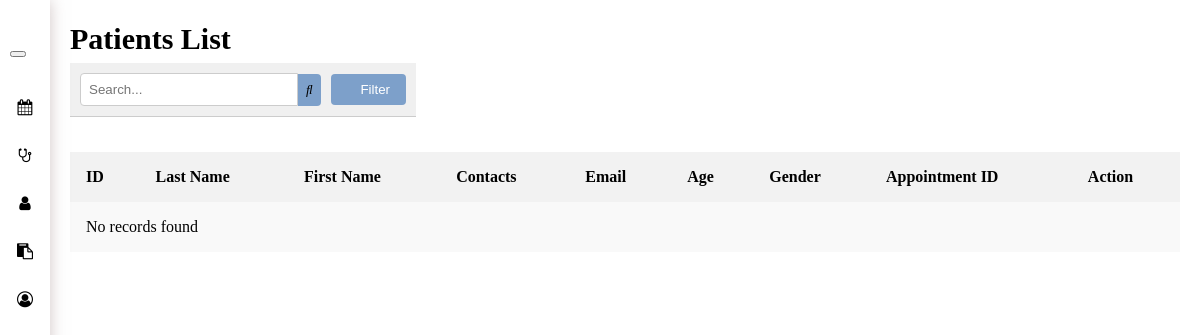
Before: /admin_page/patients.php (signed in) with the older database file.
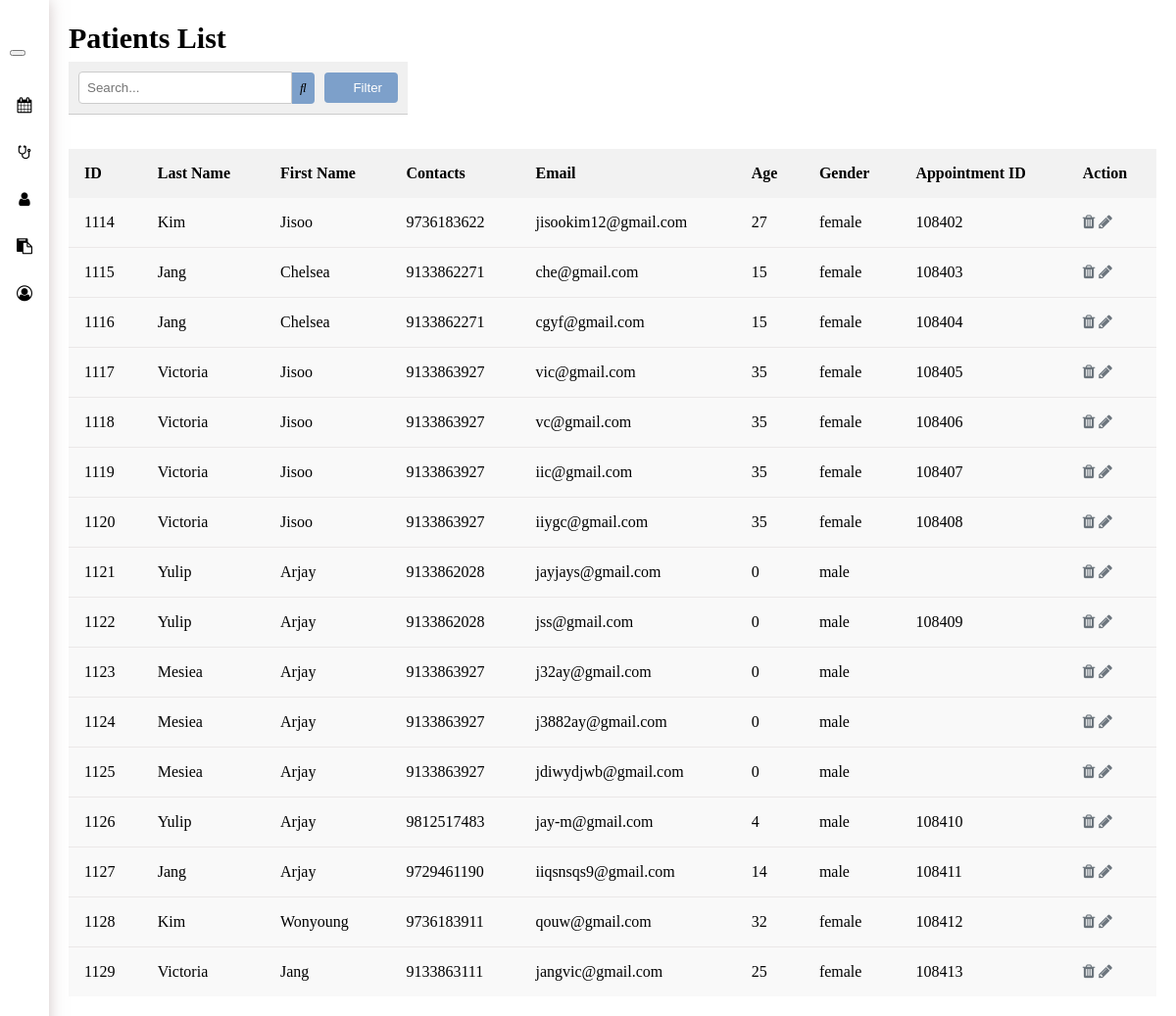
After: the same page with the newer database file.
### tables this page shows
CREATE TABLE `tblappoint` (
  `apt_id` int(11) NOT NULL,
  `ptn_id` int(11) NOT NULL,
  `doc_id` int(11) NOT NULL,
  `serv_id` int(11) NOT NULL,
  `apt_time` time DEFAULT NULL,
  `apt_date` date DEFAULT NULL,
  `sched_status` varchar(20) NOT NULL
);

CREATE TABLE `tblpatient` (
  `ptn_id` int(11) NOT NULL,
  `ptn_fname` varchar(100) NOT NULL,
  `ptn_lname` varchar(100) NOT NULL,
  `ptn_birthdate` date NOT NULL,
  `ptn_gender` varchar(30) NOT NULL,
  `ptn_contact` bigint(30) NOT NULL,
  `ptn_email` varchar(50) NOT NULL
);

### admin_page/patients.php (the view, shortened to what this page needs)
<?php
include '../config.php';
$patientSql = "SELECT p.ptn_id AS ID, p.ptn_lname AS 'Last Name', p.ptn_fname AS 'First Name',
                     p.ptn_contact AS Contacts, p.ptn_email AS Email,
                     TIMESTAMPDIFF(YEAR, p.ptn_birthdate, CURDATE()) AS Age, p.ptn_gender AS Gender,
                     a.apt_id AS 'Appointment ID'
              FROM tblpatient p
              LEFT JOIN tblappoint a ON p.ptn_id = a.ptn_id";
$patientResult = $conn->query($patientSql);
?>
<!DOCTYPE html>
<html lang="en">
<head>
  <link rel="stylesheet" href="admin_style.css?v=<?php echo time(); ?>">
  <link rel="stylesheet" href="https://cdnjs.cloudflare.com/ajax/libs/font-awesome/4.7.0/css/font-awesome.min.css">
</head>
<body>
  <div class="sidebar">
    <div class="navbar">
      <button class="nav-icon" onclick="toggleSidebar()">
      </button>
    </div>
    <ul class="nav-links">
        <li><a href="admin_landing_page.php"><i class="fa fa-calendar"></i> <span>Calendar</span></a></li>
        <li><a href="doctor.php"><i class="fa fa-stethoscope"></i> <span>Doctor</span></a></li>
        <li><a href="patients.php"><i class="fa fa-user"></i> <span>Patient</span></a></li>
        <li><a href="appointment.php"><i class="fa fa-clipboard"></i> <span>Appointment</span></a></li>
        <li><a href="account_details.php"><i class="fa fa-user-circle-o"></i> <span>Account Details</span></a></li>
    </ul>
  </div>
  <div class="content">
    <h2>Patients List</h2>
      <div class="toolbar">
        <div class="toolbar__search">
          <input type="text" placeholder="Search...">
          <button class="search-button"><i class="fas fa-search"></i></button>
        </div>
        <div class="toolbar__filter">
          <button class="filter-button"><i class="fas fa-filter"></i> Filter</button>
        </div>
      </div>
      <table class="doctor-table">
        <thead>
          <tr>
            <th>ID</th>
            <th>Last Name</th>
            <th>First Name</th>
            <th>Contacts</th>
            <th>Email</th>
            <th>Age</th>
            <th>Gender</th>
            <th>Appointment ID</th>
            <th>Action</th>
          </tr>
        </thead>
        <tbody>
          <?php
            if ($patientResult->num_rows > 0) {
                while ($row = $patientResult->fetch_assoc()) {
                    echo "<tr>";
                    echo "<td>" . $row['ID'] . "</td>";
                    echo "<td>" . $row['Last Name'] . "</td>";
                    echo "<td>" . $row['First Name'] . "</td>";
                    echo "<td>" . $row['Contacts'] . "</td>";
                    echo "<td>" . $row['Email'] . "</td>";
                    echo "<td>" . $row['Age'] . "</td>";
                    echo "<td>" . $row['Gender'] . "</td>";
                    echo "<td>" . $row['Appointment ID'] . "</td>";
                    echo "<td><i class='fa fa-trash delete-icon action-icon'></i> <i class='fa fa-pencil edit-icon action-icon'></i></td>";
                    echo "</tr>";
                }
            } else {
                echo "<tr><td colspan='9'>No records found</td></tr>";
            }
          ?>
        </tbody>
      </table>
  </div>
</body>
</html>

Changed rows visible on the page:
added tblappoint: ptn.ptn_id "1114", ptn.ptn_lname "Kim", ptn.ptn_fname "Jisoo", ptn.ptn_contact "9736183622", ptn.ptn_email "jisookim12@gmail.com", Age "27", ptn.ptn_gender "female", apt_id "108402"
added tblappoint: ptn.ptn_id "1115", ptn.ptn_lname "Jang", ptn.ptn_fname "Chelsea", ptn.ptn_contact "9133862271", ptn.ptn_email "che@gmail.com", Age "15", ptn.ptn_gender "female", apt_id "108403"
added tblappoint: ptn.ptn_id "1116", ptn.ptn_lname "Jang", ptn.ptn_fname "Chelsea", ptn.ptn_contact "9133862271", ptn.ptn_email "cgyf@gmail.com", Age "15", ptn.ptn_gender "female", apt_id "108404"
added tblappoint: ptn.ptn_id "1117", ptn.ptn_lname "Victoria", ptn.ptn_fname "Jisoo", ptn.ptn_contact "9133863927", ptn.ptn_email "vic@gmail.com", Age "35", ptn.ptn_gender "female", apt_id "108405"
added tblappoint: ptn.ptn_id "1118", ptn.ptn_lname "Victoria", ptn.ptn_fname "Jisoo", ptn.ptn_contact "9133863927", ptn.ptn_email "vc@gmail.com", Age "35", ptn.ptn_gender "female", apt_id "108406"
added tblappoint: ptn.ptn_id "1119", ptn.ptn_lname "Victoria", ptn.ptn_fname "Jisoo", ptn.ptn_contact "9133863927", ptn.ptn_email "iic@gmail.com", Age "35", ptn.ptn_gender "female", apt_id "108407"
added tblappoint: ptn.ptn_id "1120", ptn.ptn_lname "Victoria", ptn.ptn_fname "Jisoo", ptn.ptn_contact "9133863927", ptn.ptn_email "iiygc@gmail.com", Age "35", ptn.ptn_gender "female", apt_id "108408"
added tblpatient: ptn_id "1121", ptn_lname "Yulip", ptn_fname "Arjay", ptn_contact "9133862028", ptn_email "jayjays@gmail.com", Age "0", ptn_gender "male"
added tblappoint: ptn.ptn_id "1122", ptn.ptn_lname "Yulip", ptn.ptn_fname "Arjay", ptn.ptn_contact "9133862028", ptn.ptn_email "jss@gmail.com", Age "0", ptn.ptn_gender "male", apt_id "108409"
added tblpatient: ptn_id "1123", ptn_lname "Mesiea", ptn_fname "Arjay", ptn_contact "9133863927", ptn_email "j32ay@gmail.com", Age "0", ptn_gender "male"
added tblpatient: ptn_id "1124", ptn_lname "Mesiea", ptn_fname "Arjay", ptn_contact "9133863927", ptn_email "j3882ay@gmail.com", Age "0", ptn_gender "male"
added tblpatient: ptn_id "1125", ptn_lname "Mesiea", ptn_fname "Arjay", ptn_contact "9133863927", ptn_email "jdiwydjwb@gmail.com", Age "0", ptn_gender "male"
added tblappoint: ptn.ptn_id "1126", ptn.ptn_lname "Yulip", ptn.ptn_fname "Arjay", ptn.ptn_contact "9812517483", ptn.ptn_email "jay-m@gmail.com", Age "4", ptn.ptn_gender "male", apt_id "108410"
added tblappoint: ptn.ptn_id "1127", ptn.ptn_lname "Jang", ptn.ptn_fname "Arjay", ptn.ptn_contact "9729461190", ptn.ptn_email "iiqsnsqs9@gmail.com", Age "14", ptn.ptn_gender "male", apt_id "108411"
added tblappoint: ptn.ptn_id "1128", ptn.ptn_lname "Kim", ptn.ptn_fname "Wonyoung", ptn.ptn_contact "9736183911", ptn.ptn_email "qouw@gmail.com", Age "32", ptn.ptn_gender "female", apt_id "108412"
added tblappoint: ptn.ptn_id "1129", ptn.ptn_lname "Victoria", ptn.ptn_fname "Jang", ptn.ptn_contact "9133863111", ptn.ptn_email "jangvic@gmail.com", Age "25", ptn.ptn_gender "female", apt_id "108413"
Other visible differences:
text no longer shown: "No records found"
